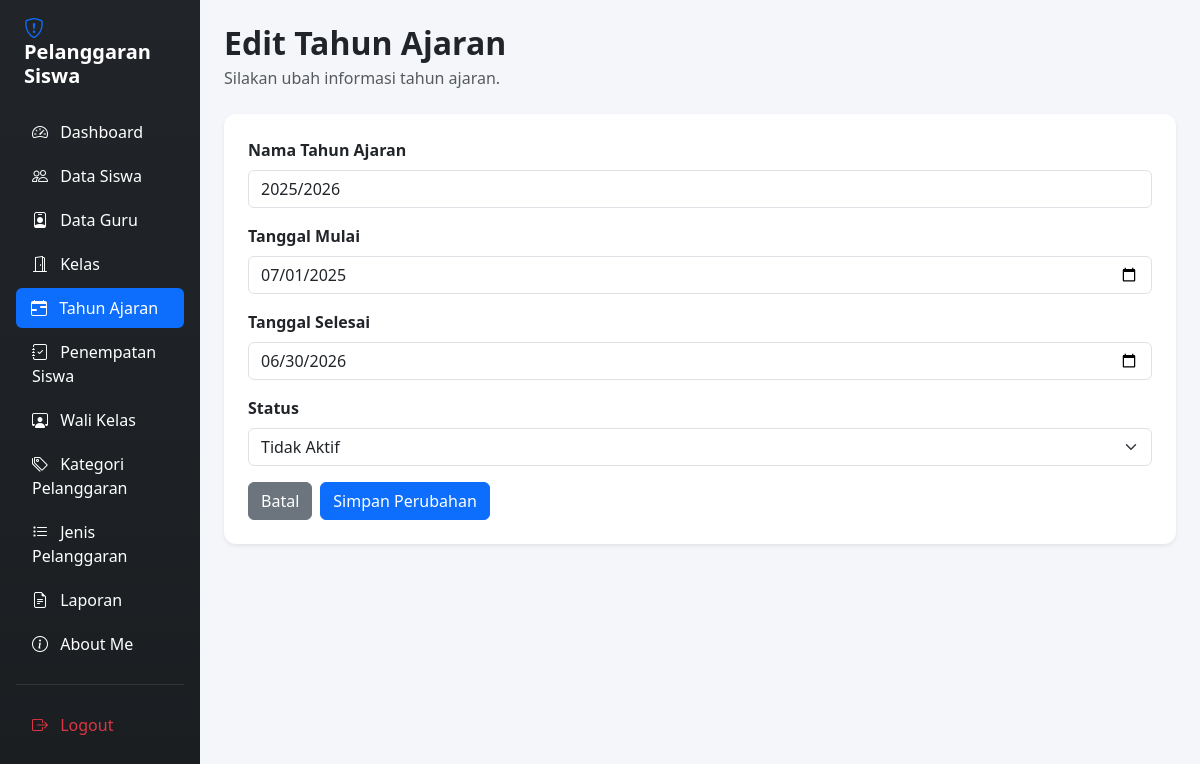
Page /edit_tahun_ajaran.php?id=6 (signed in) on the committed database.
### tables this page shows
CREATE TABLE `t_tahun_ajaran` (
  `id` int(11) NOT NULL,
  `nama` varchar(20) DEFAULT NULL,
  `tanggal_mulai` date NOT NULL,
  `tanggal_selesai` date NOT NULL,
  `status_aktif` tinyint(1) NOT NULL,
  `created_at` timestamp NOT NULL DEFAULT current_timestamp(),
  `updated_at` timestamp NOT NULL DEFAULT current_timestamp()
);

### edit_tahun_ajaran.php (the view, shortened to what this page needs)
<?php
include "config/koneksi.php";
$id = mysqli_real_escape_string($koneksi, $_GET['id']);
$query = mysqli_query($koneksi, "SELECT * FROM t_tahun_ajaran WHERE id = '$id'");
$data = mysqli_fetch_assoc($query);
?>
<!DOCTYPE html>
<html lang="id">
<head>
    <link href="https://cdn.jsdelivr.net/npm/bootstrap@5.3.8/dist/css/bootstrap.min.css" rel="stylesheet">
    <link href="https://cdn.jsdelivr.net/npm/bootstrap-icons@1.11.3/font/bootstrap-icons.min.css" rel="stylesheet">
</head>
<body>
<div class="container-fluid">
    <div class="row">
        <div class="col-md-3 col-lg-2 sidebar p-3 min-vh-100">
            <h4 class="text-white mb-4 fw-bold fs-5 px-2">
                <i class="bi bi-shield-exclamation text-primary me-2"></i>
                Pelanggaran Siswa
            </h4>
            <ul class="nav nav-pills flex-column gap-1">
                <li class="nav-item">
                    <a href="dashboard.php" class="nav-link text-white">
                        <i class="bi bi-speedometer2 me-2"></i>
                        Dashboard
                    </a>
                </li>
                <li class="nav-item">
                    <a href="data_siswa.php" class="nav-link text-white">
                        <i class="bi bi-people me-2"></i>
                        Data Siswa
                    </a>
                </li>
                <li class="nav-item">
                    <a href="data_guru.php" class="nav-link text-white">
                        <i class="bi bi-person-badge me-2"></i>
                        Data Guru
                    </a>
                </li>
                <li class="nav-item">
                    <a href="kelas.php" class="nav-link text-white">
                        <i class="bi bi-door-open me-2"></i>
                        Kelas
                    </a>
                </li>
                <li class="nav-item">
                    <a href="tahun_ajaran.php" class="nav-link active">
                        <i class="bi bi-calendar-range me-2"></i>
                        Tahun Ajaran
                    </a>
                </li>
                <li class="nav-item">
                    <a href="penempatan_siswa.php" class="nav-link text-white">
                        <i class="bi bi-journal-check me-2"></i>
                        Penempatan Siswa
                    </a>
                </li>
                <li class="nav-item">
                    <a href="wali_kelas.php" class="nav-link text-white">
                        <i class="bi bi-person-workspace me-2"></i>
                        Wali Kelas
                    </a>
                </li>
                <li class="nav-item">
                    <a href="kategori_pelanggaran.php" class="nav-link text-white">
                        <i class="bi bi-tags me-2"></i>
                        Kategori Pelanggaran
                    </a>
                </li>
                <li class="nav-item">
                    <a href="jenis_pelanggaran.php" class="nav-link text-white">
                        <i class="bi bi-list-task me-2"></i>
                        Jenis Pelanggaran
                    </a>
                </li>
                <li class="nav-item">
                    <a href="laporan.php" class="nav-link text-white">
                        <i class="bi bi-file-earmark-text me-2"></i>
                        Laporan
                    </a>
                </li>
                <li class="nav-item">
                    <a href="aboutme.php" class="nav-link text-white">
                        <i class="bi bi-info-circle me-2"></i>
                        About Me
                    </a>
                </li>
                <hr class="text-secondary my-3">
                <li class="nav-item">
                    <a href="logout.php" class="nav-link text-danger">
                        <i class="bi bi-box-arrow-right me-2"></i>
                        Logout
                    </a>
                </li>
            </ul>
        </div>
        <main class="col-md-9 col-lg-10 p-4">
            <h2 class="fw-bold mb-1">
                Edit Tahun Ajaran
            </h2>
            <p class="text-muted mb-4">
                Silakan ubah informasi tahun ajaran.
            </p>
            <div class="card shadow-sm">
                <div class="card-body p-4">
                    <form action="proses_edit_tahun_ajaran.php" method="POST">
                        <div class="mb-3">
                            <label class="form-label fw-semibold">
                                Nama Tahun Ajaran
                            </label>
                            <input
                                type="text"
                                name="nama"
                                class="form-control"
                                value="<?= htmlspecialchars($data['nama']); ?>"
                                placeholder="Contoh: 2026/2027"
                                required
                            >
                        </div>
                        <div class="mb-3">
                            <label class="form-label fw-semibold">
                                Tanggal Mulai
                            </label>
                            <input
                                type="date"
                                name="tanggal_mulai"
                                class="form-control"
                                value="<?= htmlspecialchars($data['tanggal_mulai']); ?>"
                                required
                            >
                        </div>
                        <div class="mb-3">
                            <label class="form-label fw-semibold">
                                Tanggal Selesai
                            </label>
                            <input
                                type="date"
                                name="tanggal_selesai"
                                class="form-control"
                                value="<?= htmlspecialchars($data['tanggal_selesai']); ?>"
                                required
                            >
                        </div>
                        <div class="mb-3">
                            <label class="form-label fw-semibold">
                                Status
                            </label>
                            <select
                                name="status_aktif"
                                class="form-select"
                                required
                            >
                                <option value="0"
                                    <?= $data['status_aktif'] == 0 ? 'selected' : ''; ?>>
                                    Tidak Aktif
                                </option>
                            </select>
                        </div>
                        <div class="d-flex gap-2">
                            <a href="tahun_ajaran.php" class="btn btn-secondary">
                                Batal
                            </a>
                            <button type="submit" class="btn btn-primary">
                                Simpan Perubahan
                            </button>
                        </div>
                    </form>
                </div>
            </div>
        </main>
    </div>
</div>
</body>
</html>

### edit_tahun_ajaran.php (style rules this page uses)
body { background-color: #f4f6f9; }
.sidebar { background: linear-gradient(180deg, #212529 0%, #1a1e21 100%); }
.nav-link { transition: all 0.3s ease; border-radius: 6px; }
.nav-link:hover, .nav-link.active { background-color: #0d6efd !important; color: white !important; padding-left: 15px; }
.card { border: none; border-radius: 12px; }

### rows in the picture
t_tahun_ajaran: nama "2025/2026", tanggal_mulai "07/01/2025", tanggal_selesai "06/30/2026", status_aktif "Tidak Aktif"
